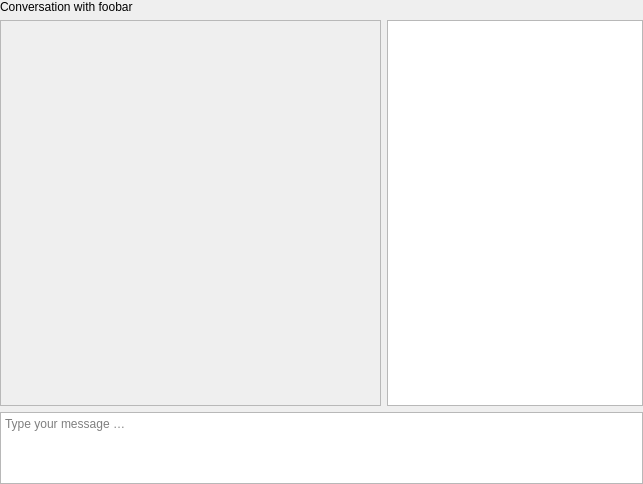
<?xml version="1.0" encoding="UTF-8"?>
<ui version="4.0">
 <class>P2PView</class>
 <widget class="QWidget" name="P2PView">
  <property name="geometry">
   <rect>
    <x>0</x>
    <y>0</y>
    <width>643</width>
    <height>484</height>
   </rect>
  </property>
  <property name="windowTitle">
   <string>Form</string>
  </property>
  <layout class="QVBoxLayout" name="verticalLayout">
   <property name="leftMargin">
    <number>0</number>
   </property>
   <property name="topMargin">
    <number>0</number>
   </property>
   <property name="rightMargin">
    <number>0</number>
   </property>
   <property name="bottomMargin">
    <number>0</number>
   </property>
   <item>
    <widget class="QLabel" name="title_label">
     <property name="text">
      <string>Conversation with foobar</string>
     </property>
    </widget>
   </item>
   <item>
    <layout class="QHBoxLayout" name="horizontalLayout">
     <item>
      <widget class="NestedFocusFrame" name="history_frame">
       <property name="sizePolicy">
        <sizepolicy hsizetype="Expanding" vsizetype="Expanding">
         <horstretch>1</horstretch>
         <verstretch>0</verstretch>
        </sizepolicy>
       </property>
       <property name="frameShape">
        <enum>QFrame::StyledPanel</enum>
       </property>
       <property name="frameShadow">
        <enum>QFrame::Sunken</enum>
       </property>
      </widget>
     </item>
     <item>
      <widget class="QListView" name="member_view">
       <property name="sizePolicy">
        <sizepolicy hsizetype="Expanding" vsizetype="Expanding">
         <horstretch>0</horstretch>
         <verstretch>0</verstretch>
        </sizepolicy>
       </property>
      </widget>
     </item>
    </layout>
   </item>
   <item>
    <widget class="MessageInput" name="message_input">
     <property name="sizePolicy">
      <sizepolicy hsizetype="Expanding" vsizetype="Preferred">
       <horstretch>0</horstretch>
       <verstretch>0</verstretch>
      </sizepolicy>
     </property>
     <property name="sizeAdjustPolicy">
      <enum>QAbstractScrollArea::AdjustToContents</enum>
     </property>
     <property name="acceptRichText">
      <bool>false</bool>
     </property>
     <property name="placeholderText">
      <string>Type your message …</string>
     </property>
    </widget>
   </item>
  </layout>
 </widget>
 <customwidgets>
  <customwidget>
   <class>NestedFocusFrame</class>
   <extends>QFrame</extends>
   <header>jabbercat.widgets.misc</header>
   <container>1</container>
  </customwidget>
  <customwidget>
   <class>MessageInput</class>
   <extends>QTextEdit</extends>
   <header>jabbercat.widgets.messageinput</header>
  </customwidget>
 </customwidgets>
 <resources/>
 <connections/>
</ui>
